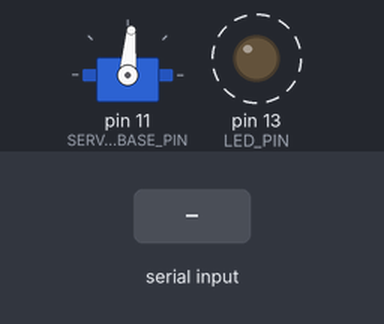
A sketch run on a simulated Arduino Uno, built with avr-gcc and run on an emulated ATmega328P. Parts: servo, output pins drawn as LEDs (lit = HIGH). Dashed ring = blinking. Inputs (shaded band) come from the test bench. What the sketch prints to the serial monitor is not drawn.

Above: at 1.26 s.
1.3 s: "STOP\n" received over Serial
At 2.5 s:
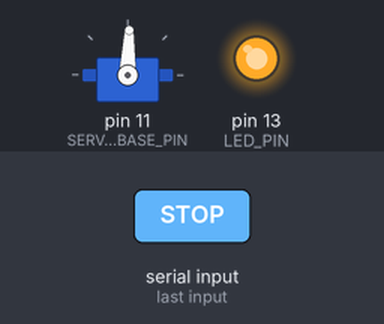
2.8 s: "SPIN\n" received over Serial
At 3.25 s:
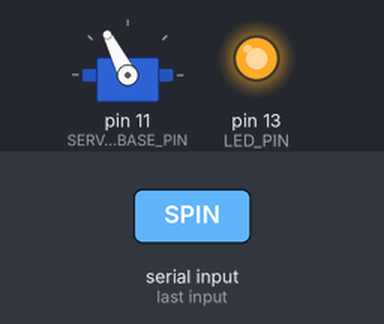
At 3.86 s:
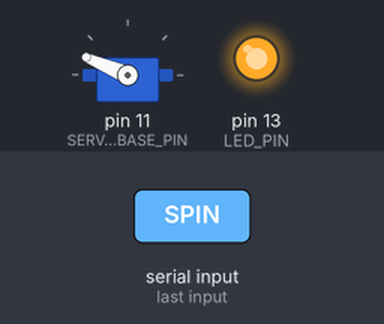
5.8 s: "WHOAMI\n" received over Serial
Timing chart, 0 to 32.7 s (numbered marks = the images above; inputs shaded):
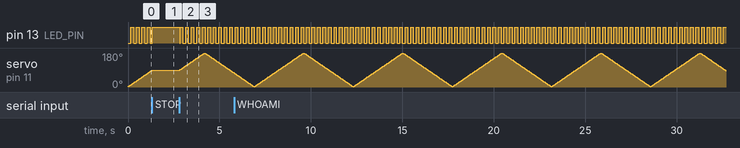

Measured:
- after the input at 1.3 s, servo on pin 11 (SERVO_BASE_PIN): goes on until 1.3 s, then stays 88°
- after the input at 2.8 s, pin 13 (LED_PIN): HIGH → LOW at once, then repeats every 0.29 s: HIGH 0.14 s, LOW 0.15 s; servo on pin 11 (SERVO_BASE_PIN): rises from 88° to 179° in 1.4 s, then falls to 75° in 1.6 s

The sketch:

solar_panel_spin.ino
```cpp
// solar_panel_spin.ino — 솔라 패널 무한 회전 (vendor 솔라 트래커 키트 배선 기준)
//
//   Board : Arduino Uno / Nano (CH340 클론 포함)
//   기반  : sample-from-vendor/2-5.SPACE_Solar_thermal 의 배선을 그대로 사용.
//
// ── 배선 (vendor 샘플과 동일) ────────────────────────────────────────────────
//   ServoB(하/베이스축, 방위) 신호 → D11   ← 이 서보가 "솔라 패널"을 무한 회전시킴
//   ServoH(상/고도축)         신호 → D12   ← 중앙(90°)에 고정
//   서보 V+  → 외부 5V (부하 시 Uno의 5V 핀 대신 별도 5V 공급)
//   서보 GND → 공통 GND (Uno GND + 외부 5V GND 함께 묶기)
//   (CDS J1~J4=A0~A3, PV=A4 는 회전 데모에서는 사용하지 않음)
//   상태 LED → D13 (온보드): 회전 중 깜빡, 정지 시 점등
//
// ── 서보 종류에 따른 두 가지 회전 방식 ───────────────────────────────────────
//   · 위치형 SG90 / MG90S (0~180°) → SWEEP : 0↔180 연속 왕복 = 시각적 무한 회전
//                                            (SG90/MG90S는 원리상 진짜 360°가 안 됨)
//   · 연속회전 서보 FS90R / 360°   → SPIN360: 일정 펄스로 진짜 무한 360° 회전
//   아래 CONTINUOUS_SERVO 값만 바꾸면 됩니다. 기본값 0 — vendor 키트(MG90S 위치형) 기준.
//
// ── 동작 ─────────────────────────────────────────────────────────────────────
//   전원 인가 즉시 무한 회전 시작. 별도 명령 불필요.
//   시리얼 모니터 @ 9600 baud (선택):
//     SPIN            회전 시작
//     STOP            정지 (베이스 서보 중립/현위치 유지)
//     SPEED <1-30>    회전 속도 조절 (SWEEP: deg/loop, SPIN360: 중립 기준 세기)
//     PING            상태 출력

#include <Servo.h>

// 0 = 위치형 SG90/MG90S (0↔180 왕복) · 1 = 연속회전 서보(FS90R 등, 진짜 360°)
#define CONTINUOUS_SERVO 0

// 고도축 서보(D12)를 함께 구동할지. 0 = 구동 안 함(전류를 베이스 회전축에 몰아줌 →
// 부들거림/브라운아웃 완화). 두 축을 다 쓰려면 1로.
#define USE_TILT_SERVO 0

const uint8_t SERVO_BASE_PIN = 11;   // ServoB — 베이스(방위) = 무한 회전축
const uint8_t SERVO_TILT_PIN = 12;   // ServoH — 고도축 = 90° 고정
const uint8_t LED_PIN        = 13;

// SWEEP(위치형) 파라미터 — 1↔180 무한 왕복
const int SWEEP_MIN = 1;             // 왕복 하한
const int SWEEP_MAX = 180;           // 왕복 상한
int      sweepAngle = SWEEP_MIN;     // 현재 각도
int      sweepDir   = +1;            // 진행 방향
int      sweepStep  = 1;             // 한 루프당 이동 각도(작을수록 매끄러움)
const uint16_t SWEEP_DELAY_MS = 15;  // 서보 이동 후 정착 시간

// SPIN360(연속회전) 파라미터: 1500=정지, 2000=한쪽 최대 회전
const int SPIN_STOP_US = 1500;
int       spinUs       = 2000;

Servo base;
Servo tilt;
bool  spinning = true;                // 전원 인가 시 바로 회전
char  lineBuf[32];
uint8_t lineLen = 0;

void applyLine(char *line);

void setup() {
  Serial.begin(9600);
  pinMode(LED_PIN, OUTPUT);
  base.attach(SERVO_BASE_PIN, 600, 2400);  // MG90S 실측 펄스폭 — 끝단 버즈/떨림 완화
#if USE_TILT_SERVO
  tilt.attach(SERVO_TILT_PIN);
  tilt.write(90);                      // 고도축은 중앙 고정
#endif
#if CONTINUOUS_SERVO
  Serial.println(F("SOLAR PANEL SPIN READY mode=SPIN360"));
#else
  base.write(sweepAngle);
  Serial.println(F("SOLAR PANEL SPIN READY mode=SWEEP"));
#endif
}

void loop() {
  // 1) 시리얼 라인 수신
  while (Serial.available() > 0) {
    char c = (char)Serial.read();
    if (c == '\n' || c == '\r') {
      if (lineLen > 0) { lineBuf[lineLen] = '\0'; applyLine(lineBuf); lineLen = 0; }
    } else if (lineLen < sizeof(lineBuf) - 1) {
      lineBuf[lineLen++] = c;
    }
  }

  // 2) 회전 구동
  if (spinning) {
#if CONTINUOUS_SERVO
    base.writeMicroseconds(spinUs);            // 진짜 연속 회전
#else
    sweepAngle += sweepDir * sweepStep;              // 1↔180 무한 왕복
    if (sweepAngle >= SWEEP_MAX) { sweepAngle = SWEEP_MAX; sweepDir = -1; }
    if (sweepAngle <= SWEEP_MIN) { sweepAngle = SWEEP_MIN; sweepDir = +1; }
    base.write(sweepAngle);
    delay(SWEEP_DELAY_MS);
#endif
    digitalWrite(LED_PIN, (millis() / 150) % 2);  // 회전 중 깜빡
  } else {
    digitalWrite(LED_PIN, HIGH);                  // 정지 시 점등
  }
}

void applyLine(char *line) {
  char *sp = line;
  while (*sp && *sp != ' ') { *sp = toupper(*sp); sp++; }
  bool hasArg = (*sp == ' ');
  int  arg    = hasArg ? atoi(sp + 1) : 0;

  if (strncmp(line, "SPIN", 4) == 0) {
#if !CONTINUOUS_SERVO
    if (!base.attached()) base.attach(SERVO_BASE_PIN, 600, 2400);  // 재구동
#endif
    spinning = true;
  } else if (strncmp(line, "STOP", 4) == 0) {
    spinning = false;
#if CONTINUOUS_SERVO
    base.writeMicroseconds(SPIN_STOP_US);   // 중립 펄스 → 연속회전 서보 정지
#else
    base.detach();                          // 펄스 차단 → 완전 무음(힘 풀림)
#endif
  } else if (strncmp(line, "SPEED", 5) == 0 && hasArg) {
#if CONTINUOUS_SERVO
    // 1~30 → 중립(1500)에서 벗어나는 세기로 매핑
    spinUs = SPIN_STOP_US + constrain(arg, 1, 30) * 17;   // 최대 ~2010us
#else
    sweepStep = constrain(arg, 1, 30);
#endif
  } else if (strncmp(line, "WHOAMI", 6) == 0) {
    Serial.println(F("ID=SOLAR_PANEL"));      // role identity for host auto-routing
  } else if (strncmp(line, "PING", 4) == 0) {
    Serial.print(F("SOLAR PANEL "));
    Serial.println(spinning ? F("SPINNING") : F("STOPPED"));
  }
}
```
